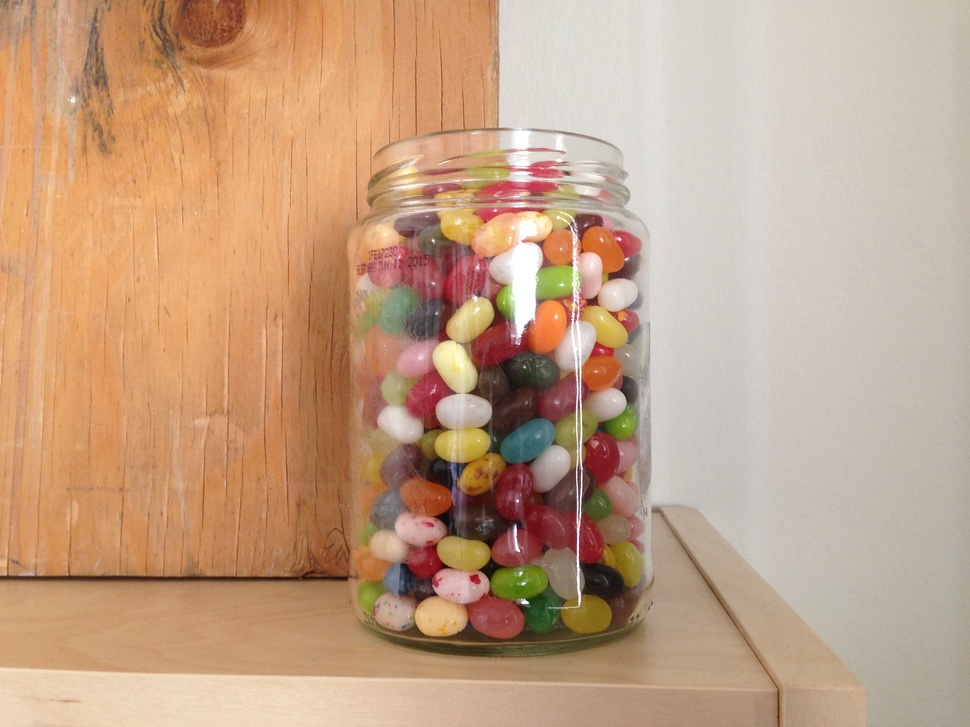
#> input picture img/img1.JPG, 970 x 727 px, shrunk from 3264 x 2448 before the run, found by its file name
$ python watershed.py   (Python 2 division)
#> lines starting #> are read from the running program, lines starting #| are printed output that depends on the picture; after the words box and inside, x2 and y2 are one past the last pixel; in counts of white or black regions, pixels touching at a corner belong together
import cv2, math, sys, random
import numpy as np

def lut():
  lut = np.ones((256), dtype=np.uint8)
  for i in range(256):
    lut[i] = math.floor(i/5) if i < 50 else i
  return lut.view(dtype=np.uint8)

def save_watershed(img, markers, contCount, outfile):
  # color tab for watershed
  colorTab = []
  for i in range(contCount):
    r = math.floor(random.random()*255)
    g = math.floor(random.random()*255)
    b = math.floor(random.random()*255)
    colorTab.append([r,g,b])

  h,w,_ = img.shape

  wshed = np.zeros((h,w,3), dtype=np.uint8)
  for i in range(h):
    if i%50 == 0:
      print '#'
    for j in range(w):
      index = markers[i,j]
      if index == -1:
        wshed[i,j] = [255,255,255]
      if index <= 0 or index >= contCount:
        wshed[i,j] = [0,0,0]
      else:
        wshed[i,j] = colorTab[index]

  img_ = cv2.cvtColor(img,cv2.COLOR_BGR2GRAY)
  img_gray = cv2.cvtColor(img_,cv2.COLOR_GRAY2BGR)

  # mixed = wshed*0.5 + img_gray*0.5
  mixed = wshed
  cv2.imwrite(outfile, mixed)

  return mixed


def watershed(fname,outname):
#> called with fname = 'img/img1.jpg', outname = 'wshed.jpg'
  img = cv2.imread(fname)
#> img is the input picture: shape (727, 970, 3); mean B, G, R 133.4, 160.9, 194.9
  h,w,_ = img.shape
#> h = 727; w = 970
  # img = cv2.resize(img_l, (w/4,h/4))
  # h,w,_ = img.shape

  print h,w
#| 727 970

  # convert to grayscale
  # gray = cv2.cvtColor(img,cv2.COLOR_BGR2GRAY)
  gray = img.copy()[:,:,1]
  cv2.imwrite('gray.jpg', gray)

  # adaptive histogram to increase contrast
  clahe = cv2.createCLAHE(clipLimit=2.0, tileGridSize=(32,32))
  gray_e = clahe.apply(gray)

  # dilate to remove noise
  str_e = cv2.getStructuringElement(cv2.MORPH_ELLIPSE,(3,3))
  gray_f = cv2.dilate(gray_e, str_e)

  # lut to increase black levels
  gray_g = cv2.LUT(gray_f, lut())
  # cv2.imshow('test', gray_g)
  # cv2.waitKey()


  # adaptive threshold to isolate foreground objects
  gray_h = cv2.adaptiveThreshold(gray_g, 255, \
    cv2.ADAPTIVE_THRESH_GAUSSIAN_C, cv2.THRESH_BINARY, 99, 2)
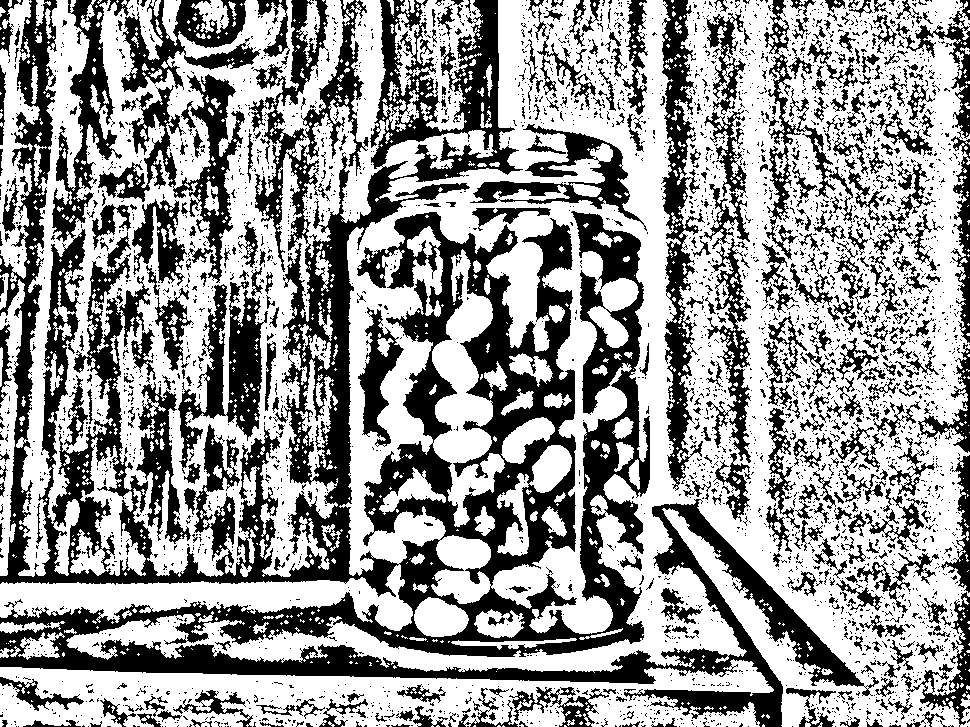
#> gray_h: shape (727, 970); 60.2% white; 3740 black regions (3302 under 20 px), largest, box (x1, y1, x2, y2) and area: (0, 0, 879, 727) 159329, (661, 0, 705, 491) 8477, (98, 74, 245, 283) 7592

  # cv2.imshow('test', gray_h)
  # cv2.waitKey()

  # erode to separate regions
  gray_i = cv2.erode(gray_h, cv2.getStructuringElement(cv2.MORPH_ELLIPSE,(3,3)))
#> gray_i: shape (727, 970); 43.5% white; 3787 white regions (3409 under 20 px), largest, box (x1, y1, x2, y2) and area: (192, 0, 746, 671) 70132, (680, 0, 970, 706) 41545, (779, 0, 967, 424) 20822
  gray_i = cv2.erode(gray_i, cv2.getStructuringElement(cv2.MORPH_ELLIPSE,(3,3)))
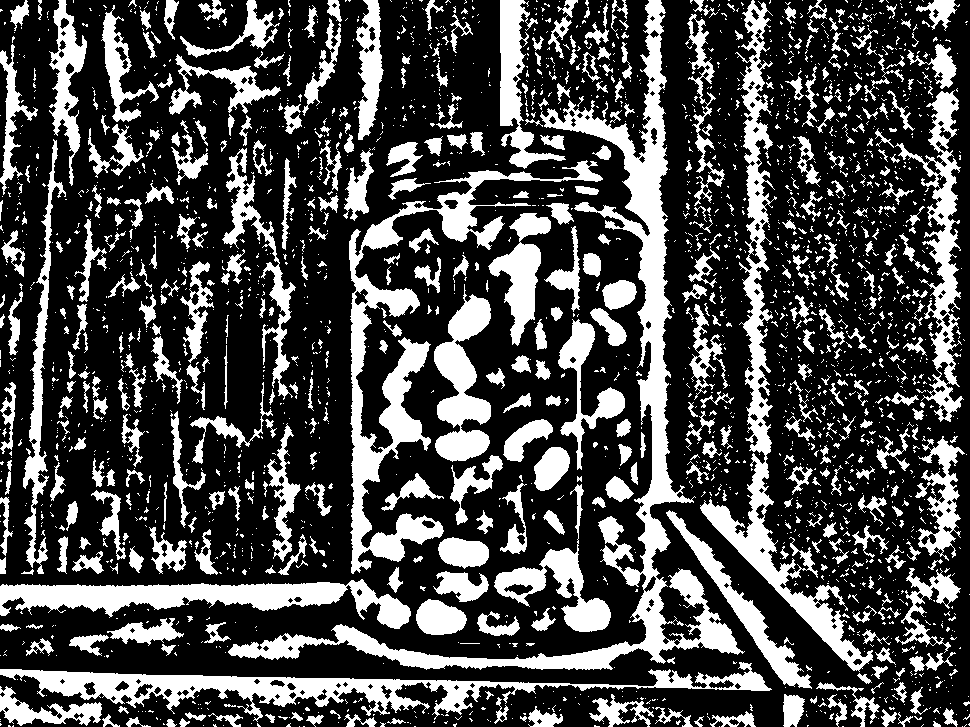
#> gray_i: shape (727, 970); 28.9% white; 2505 white regions (1972 under 20 px)

  # cv2.imshow('test', gray_i)
  # cv2.waitKey()

  # add clusters found by meanshift

  # find contours of binary image
  cont, hier = cv2.findContours(gray_i.copy(), cv2.RETR_CCOMP, cv2.CHAIN_APPROX_SIMPLE)
#> cont = 2748 contours, 2225 with area under 20; largest, box (x1, y1, x2, y2) and area: (228, 0, 745, 670) 23140, (349, 160, 603, 574) 13144, (700, 0, 873, 672) 12436, (0, 662, 772, 722) 11292, (0, 579, 411, 629) 8216

  # filter contours by area
  idx = 0
  contours = []
  while idx >= 0:
    area = cv2.contourArea(cont[idx])
    # print area
    if area > 3:
      contours.append(cont[idx])
    idx = hier[0][idx][0]
#> this loop made 2505 passes
#> area on passes 36, 43, 44: 41.5, 30, 39.5
#> after the loop, contours = 797 contours, 421 with area under 20; largest, box (x1, y1, x2, y2) and area: (228, 0, 745, 670) 23140, (349, 160, 603, 574) 13144, (700, 0, 873, 672) 12436, (0, 662, 772, 722) 11292, (0, 579, 411, 629) 8216

  # draw contours
  markers = np.zeros((h,w), dtype=np.int32)
  contCount = 0
  for i in range(len(contours)):
    contCount += 1
    cv2.drawContours(markers, contours, i, contCount, -1)
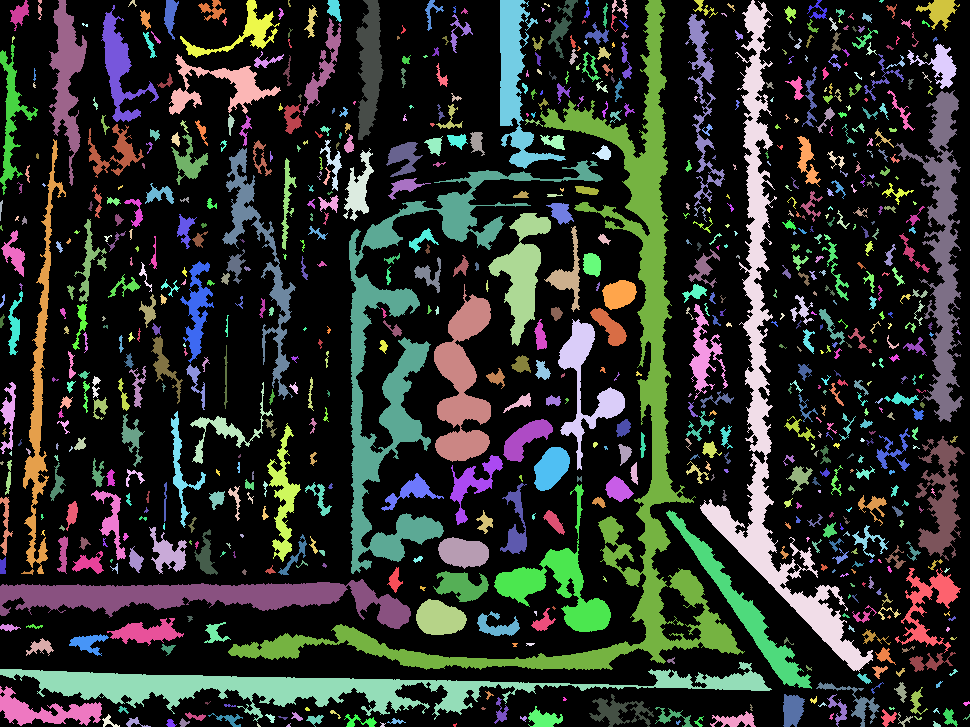
#> markers: shape (727, 970) int32; 798 distinct labels, from 0 to 797; one colour per label, 0 black
#> after the loop, contCount = 797
  print contCount
#| 797

  cv2.watershed(img,markers)
  print markers.max()
#| 797
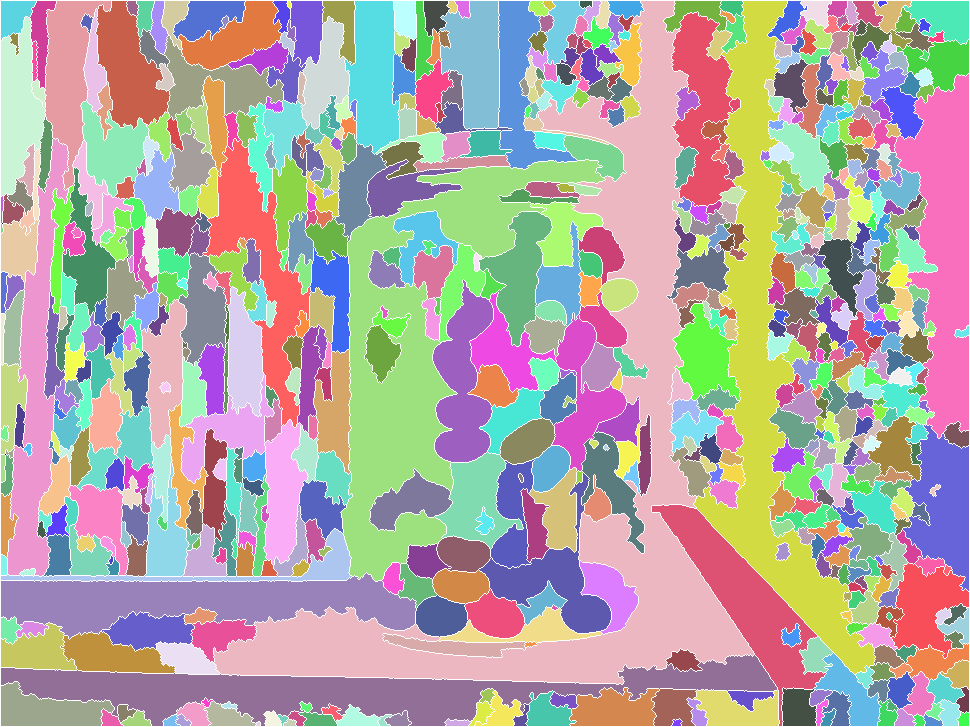
#> markers: shape (727, 970) int32; 799 distinct labels, from -1 to 797; one colour per label, 0 black, -1 white

  wshed_areas = {}
  for i in range(-1,contCount+1):
    wshed_areas[i] = {}
    wshed_areas[i]['x'] = []
    wshed_areas[i]['size'] = 0

  # calculate areas of watershed contours (probably inefficient)

  for i in range(h):
    if i%50 == 0:
      print '#'
    for j in range(w):
      index = markers[i,j]
      wshed_areas[index]['x'].append([i,j])
      wshed_areas[index]['size'] = wshed_areas[index]['size']+1
#> after the loop, wshed_areas = 799 items

  mixed = save_watershed(img,markers,contCount,outname)
#> after the loop in save_watershed, `for i in range(h):`:
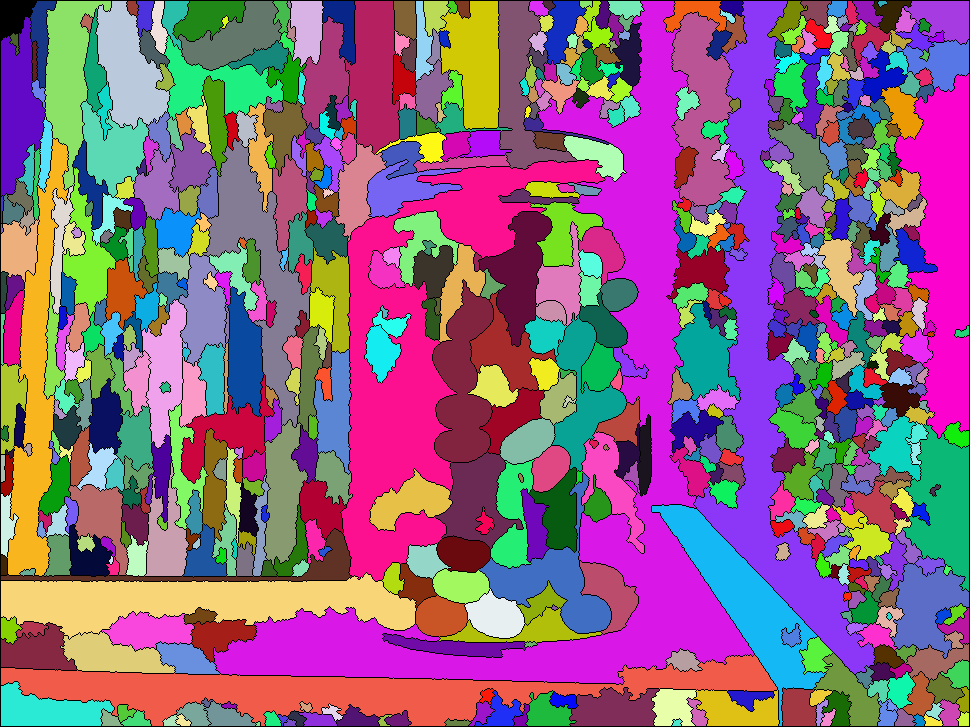
#> wshed: shape (727, 970, 3); mean of channels 0, 1, 2 130.2, 100.7, 140.9; drawn as B, G, R
#> in save_watershed, `img_ = cv2.cvtColor(img,cv2.COLOR_BGR2GRAY)`:
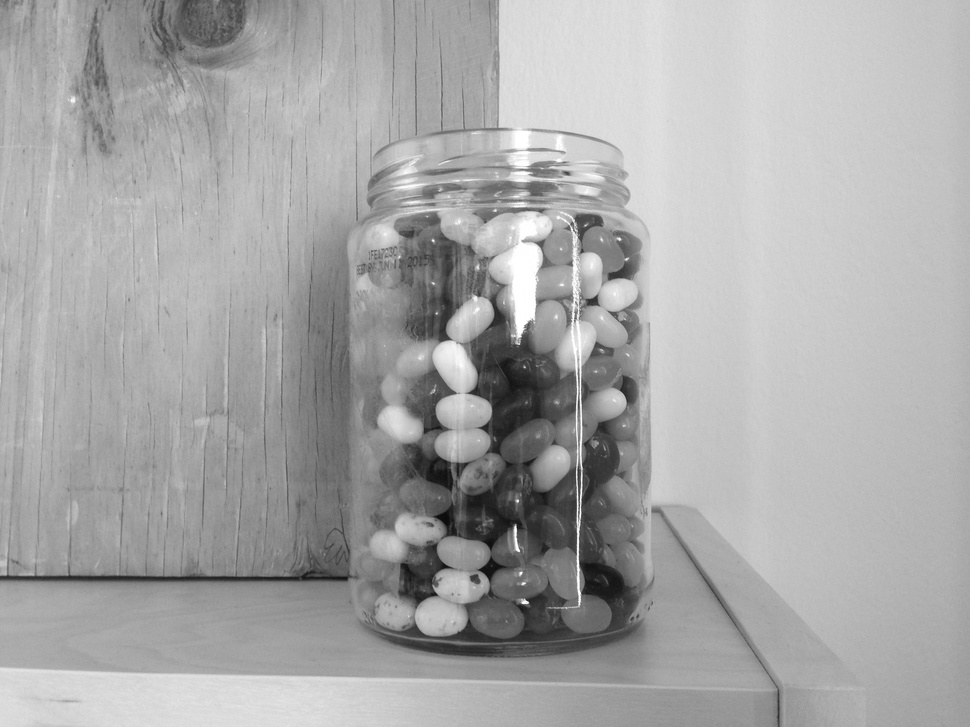
#> img_: shape (727, 970); min 7, max 255, mean 167.9
  # cv2.imshow('test', mixed)
  # cv2.waitKey()

if __name__ == "__main__":
  if len(sys.argv) == 3:
    fname = sys.argv[1]
    outname = sys.argv[2]
    watershed(fname,outname)
  else:
    watershed('img/img1.jpg', 'wshed.jpg')
